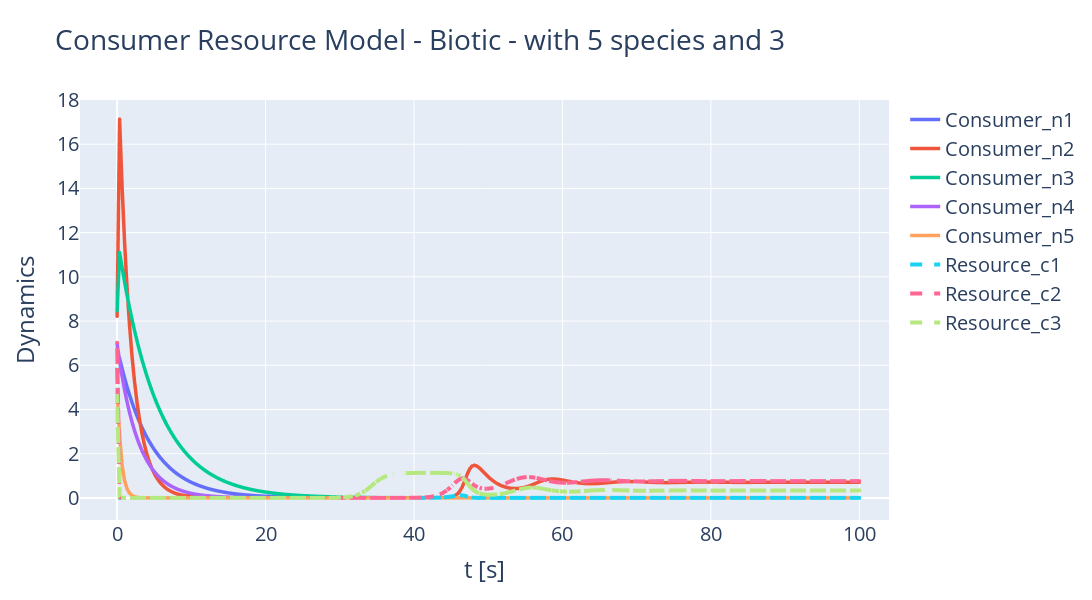

Notebook code for this chart:
### Code cell
arr = np.vstack((t, np.array(solution).T)).T

df = pd.DataFrame(arr, columns = ['t[s]', 'Consumer_n1', 'Consumer_n2', 'Consumer_n3', 'Consumer_n4','Consumer_n5',
                                  'Resource_c1', 'Resource_c2', 'Resource_c3']) 



fig = px.line(df , x='t[s]', title='Consumer Resource Model - Biotic - with 5 species and 3', 
              y=['t[s]', 'Consumer_n1', 'Consumer_n2', 'Consumer_n3', 'Consumer_n4','Consumer_n5',
                    'Resource_c1', 'Resource_c2', 'Resource_c3'],
              labels={'value':'Dynamics', 'variable':'', 't[s]':'t [s]'},
              height=600, width=1200)

for i in range (1,6):
      fig.update_traces(selector = {'name': f'Consumer_n{i}'}, line = {'width':3.5})

for i in range (1,4):
      fig.update_traces(selector = {'name': f'Resource_c{i}'}, line = {'width':4, 'dash':'dash'})

fig.update_layout(font=dict(size=20), xaxis_range=[-5,104] , yaxis_range=[-1, 18])
fig.show()

### Figure 1 — Plotly figure (JSON) as saved in the notebook; plotly's stock layout.template omitted (floating-point values rounded to 4 significant figures; data arrays with more than 128 entries replaced by an {"elided": "..."} marker saying what was removed)
{"data": [{"hovertemplate": "=Consumer_n1<br>t [s]=%{x}<br>Dynamics=%{y}<extra></extra>", "legendgroup": "Consumer_n1", "line": {"color": "#636efa", "dash": "solid", "width": 3.5}, "marker": {"symbol": "circle"}, "mode": "lines", "name": "Consumer_n1", "showlegend": true, "type": "scattergl", "x": {"elided": "300 float values"}, "xaxis": "x", "y": {"elided": "300 float values"}, "yaxis": "y"}, {"hovertemplate": "=Consumer_n2<br>t [s]=%{x}<br>Dynamics=%{y}<extra></extra>", "legendgroup": "Consumer_n2", "line": {"color": "#EF553B", "dash": "solid", "width": 3.5}, "marker": {"symbol": "circle"}, "mode": "lines", "name": "Consumer_n2", "showlegend": true, "type": "scattergl", "x": {"elided": "300 float values"}, "xaxis": "x", "y": {"elided": "300 float values"}, "yaxis": "y"}, {"hovertemplate": "=Consumer_n3<br>t [s]=%{x}<br>Dynamics=%{y}<extra></extra>", "legendgroup": "Consumer_n3", "line": {"color": "#00cc96", "dash": "solid", "width": 3.5}, "marker": {"symbol": "circle"}, "mode": "lines", "name": "Consumer_n3", "showlegend": true, "type": "scattergl", "x": {"elided": "300 float values"}, "xaxis": "x", "y": {"elided": "300 float values"}, "yaxis": "y"}, {"hovertemplate": "=Consumer_n4<br>t [s]=%{x}<br>Dynamics=%{y}<extra></extra>", "legendgroup": "Consumer_n4", "line": {"color": "#ab63fa", "dash": "solid", "width": 3.5}, "marker": {"symbol": "circle"}, "mode": "lines", "name": "Consumer_n4", "showlegend": true, "type": "scattergl", "x": {"elided": "300 float values"}, "xaxis": "x", "y": {"elided": "300 float values"}, "yaxis": "y"}, {"hovertemplate": "=Consumer_n5<br>t [s]=%{x}<br>Dynamics=%{y}<extra></extra>", "legendgroup": "Consumer_n5", "line": {"color": "#FFA15A", "dash": "solid", "width": 3.5}, "marker": {"symbol": "circle"}, "mode": "lines", "name": "Consumer_n5", "showlegend": true, "type": "scattergl", "x": {"elided": "300 float values"}, "xaxis": "x", "y": {"elided": "300 float values"}, "yaxis": "y"}, {"hovertemplate": "=Resource_c1<br>t [s]=%{x}<br>Dynamics=%{y}<extra></extra>", "legendgroup": "Resource_c1", "line": {"color": "#19d3f3", "dash": "dash", "width": 4}, "marker": {"symbol": "circle"}, "mode": "lines", "name": "Resource_c1", "showlegend": true, "type": "scattergl", "x": {"elided": "300 float values"}, "xaxis": "x", "y": {"elided": "300 float values"}, "yaxis": "y"}, {"hovertemplate": "=Resource_c2<br>t [s]=%{x}<br>Dynamics=%{y}<extra></extra>", "legendgroup": "Resource_c2", "line": {"color": "#FF6692", "dash": "dash", "width": 4}, "marker": {"symbol": "circle"}, "mode": "lines", "name": "Resource_c2", "showlegend": true, "type": "scattergl", "x": {"elided": "300 float values"}, "xaxis": "x", "y": {"elided": "300 float values"}, "yaxis": "y"}, {"hovertemplate": "=Resource_c3<br>t [s]=%{x}<br>Dynamics=%{y}<extra></extra>", "legendgroup": "Resource_c3", "line": {"color": "#B6E880", "dash": "dash", "width": 4}, "marker": {"symbol": "circle"}, "mode": "lines", "name": "Resource_c3", "showlegend": true, "type": "scattergl", "x": {"elided": "300 float values"}, "xaxis": "x", "y": {"elided": "300 float values"}, "yaxis": "y"}], "layout": {"font": {"size": 20}, "height": 600, "legend": {"title": {"text": ""}, "tracegroupgap": 0}, "title": {"text": "Consumer Resource Model - Biotic - with 5 species and 3"}, "width": 1200, "xaxis": {"anchor": "y", "domain": [0, 1], "range": [-5, 104], "title": {"text": "t [s]"}}, "yaxis": {"anchor": "x", "domain": [0, 1], "range": [-1, 18], "title": {"text": "Dynamics"}}}}
